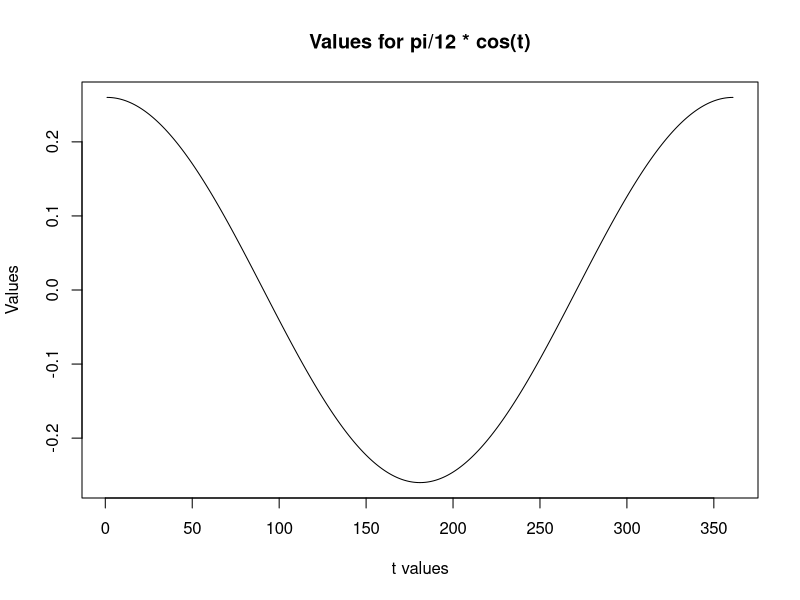

Write R code to recreate this figure.
# Grafikler R dilinde yazılan kodlar ile oluşturulmuştur.
# b şıkkı için grafik pi/12 = 0.26'dır
# cospi fonksiyonu pi değerlerini incelediği için içerideki değerler 180'e bölünmüştür, böylece her t değeri için grafik oluşturabiliriz
# t değerleri 0 ile 360'a kadardır. Bu değerler 0:360 ile oluşturulmuş vektörde saklanmaktadır

values <- 0.26 * cospi((0:360)*(1/180))
plot(values, type = "l", xlab="t values", ylab="Values", main="Values for pi/12 * cos(t)")